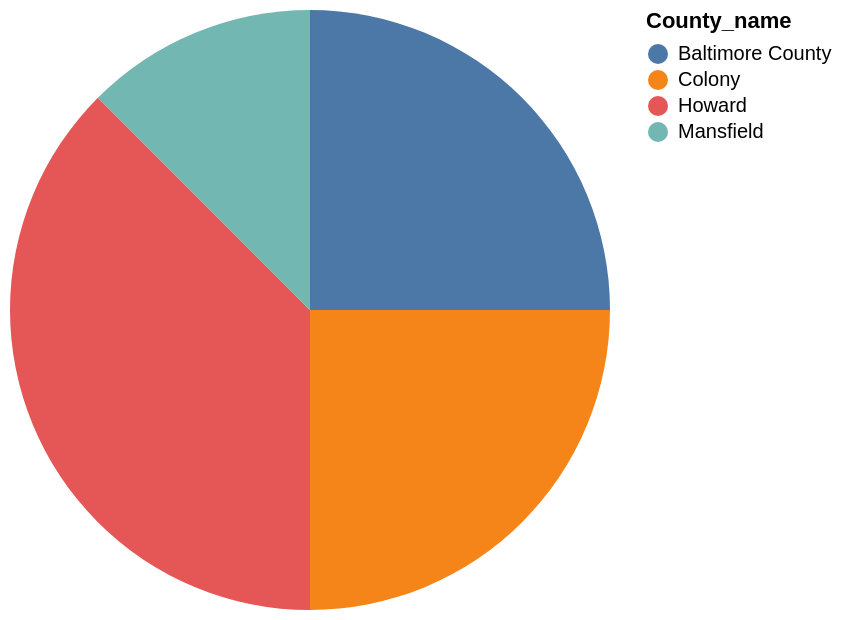

Vega-Lite specification stored for this chart:
### Vega-Lite specification from a JSON file in a GitHub repository (floating-point values rounded to 4 significant figures)
{"data": {"values": [{"x_data": "Baltimore County", "y_data": 2}, {"x_data": "Colony", "y_data": 2}, {"x_data": "Howard", "y_data": 3}, {"x_data": "Mansfield", "y_data": 1}]}, "mark": "arc", "encoding": {"theta": {"field": "y_data", "type": "quantitative", "title": "COUNT(County_name)"}, "color": {"field": "x_data", "type": "nominal", "title": "County_name"}}}
